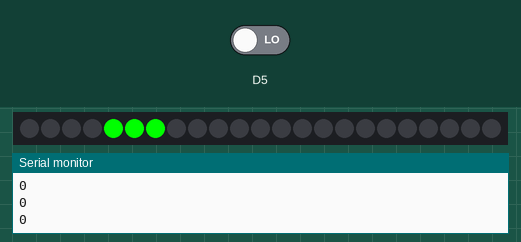
Simulated run of this sketch. Board: ESP8266 (NodeMCU). Parts: 23 RGB LEDs in strip order, left to right, the last lines printed to the serial monitor. The inputs (shaded band) are chosen by the test bench; at power-on: D5 LOW.

Above: at 1.3 s.
1.4 s: D5 driven HIGH
At 1.96 s:
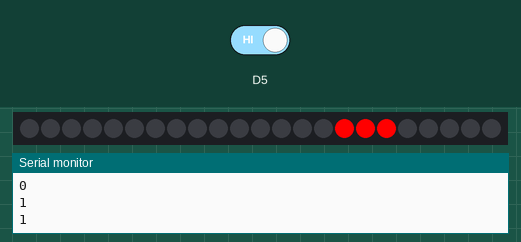
4.2 s: D5 driven LOW
At 4.39 s:
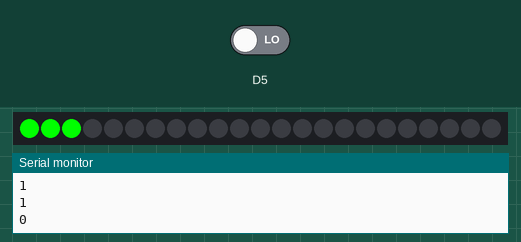
5.7 s: D5 driven HIGH
At 6.2 s:
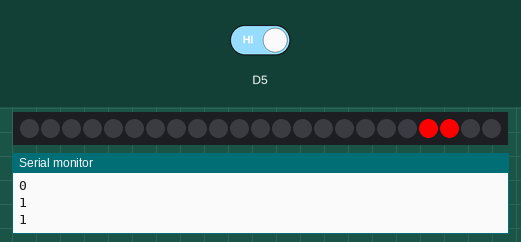
Timing chart, 0 to 8.7 s (numbered marks = the images above; inputs shaded):
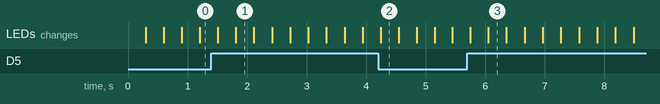

The sketch:

main.ino
```cpp
//###TEST###

#include <Adafruit_NeoPixel.h>

#define PIN D2
#define NUMPIXELS 25

Adafruit_NeoPixel pixels = Adafruit_NeoPixel(23, PIN, NEO_GRB + NEO_KHZ800);

void setup()
{
    Serial.begin(115200);
    pixels.begin();
    pinMode(14, INPUT);
}

void loop()
{
    int delayval = 5;

    Serial.println(digitalRead(14));

    if(digitalRead(14))
    for (int i = 0; i < NUMPIXELS ; i++)
    {
        pixels.setPixelColor(i, pixels.Color(255, 0, 0));
        pixels.show();
        delay(delayval);
        pixels.setPixelColor(i - 2, pixels.Color(0, 0, 0));
        pixels.show();
        delay(delayval);
    }
    else
    for (int i = 0; i < NUMPIXELS ; i++)
    {
        pixels.setPixelColor(i, pixels.Color(0, 255, 0));
        pixels.show();
        delay(2*delayval);
        pixels.setPixelColor(i - 2, pixels.Color(0, 0, 0));
        pixels.show();
        delay(2*delayval);
    }
}
```

Measured:
- after the input at 1.4 s, the LEDs: first differ from a run without the input after 0.41 s (image 1)
- after the input at 4.2 s, the LEDs: change after 0.05 s (image 2)
- after the input at 5.7 s, the LEDs: first differ from a run without the input after 0.35 s (image 3)
